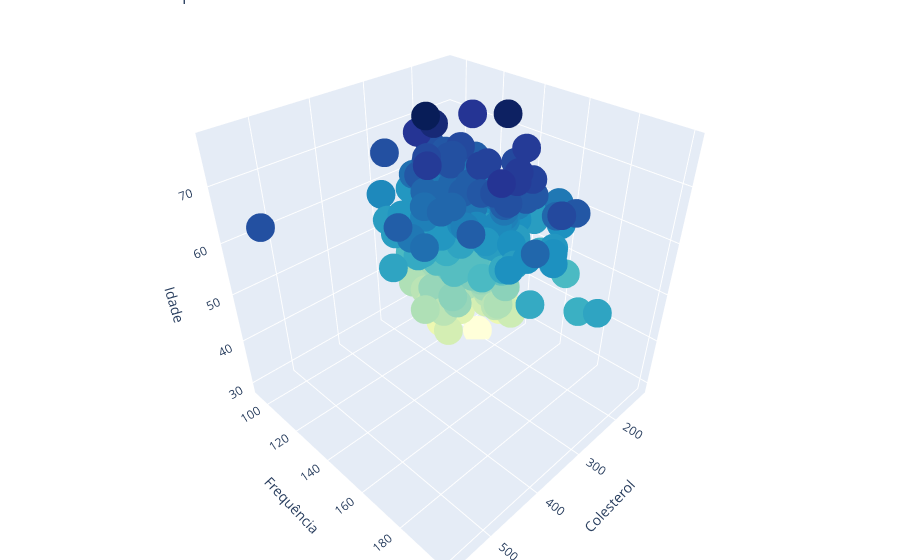

Notebook code for this chart:
### Code cell
##GERANDO UM GRÁFICO TRIDIMENSIONAL

grafico_3d_0 = go.Scatter3d(
    x = heart['chol'],
    y = heart['trestbps'],
    z = heart['age'],
    mode = 'markers',
    marker = dict(
         size = 10,
         color = heart['age'],
         colorscale = 'YlGnBu'
    )
)

graph0 = [grafico_3d_0]

layout = go.Layout(title = 'Colesterol vs Frequência cardíaca vs Idade', margin=dict( l=0, r=0, b=0, t=0 ), scene = dict(
            xaxis = dict(title  = 'Colesterol'),
            yaxis = dict(title  = 'Frequência'),
            zaxis = dict(title  = 'Idade')
        )
    
)
fig = go.Figure(data = graph0, layout=layout)
py.iplot(fig)

### Figure 1 — Plotly figure (JSON) as saved in the notebook; plotly's stock layout.template omitted (floating-point values rounded to 4 significant figures; data arrays with more than 128 entries replaced by an {"elided": "..."} marker saying what was removed)
{"data": [{"marker": {"color": {"elided": "303 int values"}, "colorscale": [[0, "rgb(255,255,217)"], [0.125, "rgb(237,248,177)"], [0.25, "rgb(199,233,180)"], [0.375, "rgb(127,205,187)"], [0.5, "rgb(65,182,196)"], [0.625, "rgb(29,145,192)"], [0.75, "rgb(34,94,168)"], [0.875, "rgb(37,52,148)"], [1, "rgb(8,29,88)"]], "size": 10}, "mode": "markers", "type": "scatter3d", "x": {"elided": "303 int values"}, "y": {"elided": "303 int values"}, "z": {"elided": "303 int values"}}], "layout": {"margin": {"b": 0, "l": 0, "r": 0, "t": 0}, "scene": {"xaxis": {"title": {"text": "Colesterol"}}, "yaxis": {"title": {"text": "Frequência"}}, "zaxis": {"title": {"text": "Idade"}}}, "title": {"text": "Colesterol vs Frequência cardíaca vs Idade"}}}
